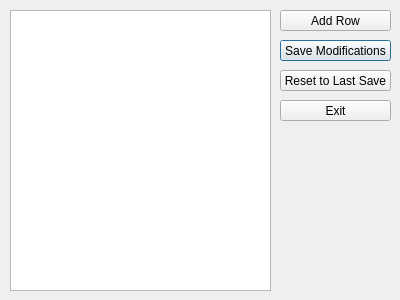
<?xml version="1.0" encoding="UTF-8"?>
<ui version="4.0">
 <class>Dialog</class>
 <widget class="QDialog" name="Dialog">
  <property name="geometry">
   <rect>
    <x>0</x>
    <y>0</y>
    <width>400</width>
    <height>300</height>
   </rect>
  </property>
  <property name="windowTitle">
   <string>Dialog</string>
  </property>
  <widget class="QTableWidget" name="modTable">
   <property name="geometry">
    <rect>
     <x>10</x>
     <y>10</y>
     <width>261</width>
     <height>281</height>
    </rect>
   </property>
  </widget>
  <widget class="QPushButton" name="save">
   <property name="geometry">
    <rect>
     <x>280</x>
     <y>40</y>
     <width>111</width>
     <height>21</height>
    </rect>
   </property>
   <property name="text">
    <string>Save Modifications</string>
   </property>
  </widget>
  <widget class="QPushButton" name="reset">
   <property name="geometry">
    <rect>
     <x>280</x>
     <y>70</y>
     <width>111</width>
     <height>21</height>
    </rect>
   </property>
   <property name="text">
    <string>Reset to Last Save</string>
   </property>
  </widget>
  <widget class="QPushButton" name="exit">
   <property name="geometry">
    <rect>
     <x>280</x>
     <y>100</y>
     <width>111</width>
     <height>21</height>
    </rect>
   </property>
   <property name="text">
    <string>Exit</string>
   </property>
  </widget>
  <widget class="QPushButton" name="add_row">
   <property name="geometry">
    <rect>
     <x>280</x>
     <y>10</y>
     <width>111</width>
     <height>21</height>
    </rect>
   </property>
   <property name="text">
    <string>Add Row</string>
   </property>
  </widget>
 </widget>
 <resources/>
 <connections/>
</ui>
